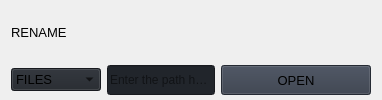
                        <widget class="QFrame" name="frame_content_wid_3">
                         <property name="frameShape">
                          <enum>QFrame::NoFrame</enum>
                         </property>
                         <property name="frameShadow">
                          <enum>QFrame::Raised</enum>
                         </property>
                         <layout class="QHBoxLayout" name="horizontalLayout_11">
                          <property name="topMargin">
                           <number>5</number>
                          </property>
                          <property name="bottomMargin">
                           <number>5</number>
                          </property>
                          <item>
                           <layout class="QGridLayout" name="first_layout">
                            <item row="1" column="0">
                             <widget class="QComboBox" name="LookupType_comboBox">
                              <property name="font">
                               <font>
                                <family>Segoe UI</family>
                                <pointsize>10</pointsize>
                                <weight>50</weight>
                                <italic>false</italic>
                                <bold>false</bold>
                               </font>
                              </property>
                              <property name="autoFillBackground">
                               <bool>false</bool>
                              </property>
                              <property name="styleSheet">
                               <string notr="true">background-color: rgb(33, 37, 43);</string>
                              </property>
                              <property name="iconSize">
                               <size>
                                <width>16</width>
                                <height>16</height>
                               </size>
                              </property>
                              <property name="frame">
                               <bool>true</bool>
                              </property>
                              <item>
                               <property name="text">
                                <string>FILES</string>
                               </property>
                              </item>
                              <item>
                               <property name="text">
                                <string>FOLDERS</string>
                               </property>
                              </item>
                             </widget>
                            </item>
                            <item row="0" column="0">
                             <widget class="QLabel" name="PageTitle_label">
                              <property name="font">
                               <font>
                                <family>Segoe UI</family>
                                <pointsize>10</pointsize>
                                <weight>50</weight>
                                <italic>false</italic>
                                <bold>false</bold>
                               </font>
                              </property>
                              <property name="styleSheet">
                               <string notr="true"/>
                              </property>
                              <property name="text">
                               <string>RENAME</string>
                              </property>
                             </widget>
                            </item>
                            <item row="1" column="1">
                             <widget class="QLineEdit" name="currentPath_lineEdit">
                              <property name="minimumSize">
                               <size>
                                <width>0</width>
                                <height>30</height>
                               </size>
                              </property>
                              <property name="toolTip">
                               <string>Enter the path where should the lookup process begin</string>
                              </property>
                              <property name="styleSheet">
                               <string notr="true">background-color: rgb(33, 37, 43);</string>
                              </property>
                              <property name="text">
                               <string/>
                              </property>
                              <property name="placeholderText">
                               <string>Enter the path here</string>
                              </property>
                             </widget>
                            </item>
                            <item row="1" column="2">
                             <widget class="QPushButton" name="browseCurrentPath_btn">
                              <property name="minimumSize">
                               <size>
                                <width>150</width>
                                <height>30</height>
                               </size>
                              </property>
                              <property name="font">
                               <font>
                                <family>Segoe UI</family>
                                <pointsize>10</pointsize>
                                <weight>50</weight>
                                <italic>false</italic>
                                <bold>false</bold>
                               </font>
                              </property>
                              <property name="cursor">
                               <cursorShape>PointingHandCursor</cursorShape>
                              </property>
                              <property name="styleSheet">
                               <string notr="true">background-color: rgb(52, 59, 72);</string>
                              </property>
                              <property name="text">
                               <string>OPEN</string>
                              </property>
                              <property name="icon">
                               <iconset>
                                <normaloff>../images/icons/folder_outline.svg</normaloff>../images/icons/folder_outline.svg</iconset>
                              </property>
                             </widget>
                            </item>
                           </layout>
                          </item>
                         </layout>
                        </widget>
